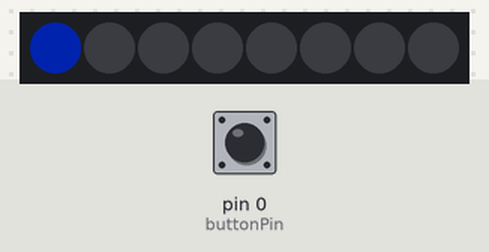
The sketch below on a simulated Arduino Uno, built with avr-gcc and run on an emulated ATmega328P. Parts: 8 RGB LEDs in strip order, left to right. The test bench sets the inputs (shaded band); at power-on: pin 0 (buttonPin) HIGH. Dim RGB values are drawn brighter than linear.

Above: at 1.2 s.
1.3 s: pin 0 (buttonPin) pulled LOW for 0.15 s
At 2.5 s:
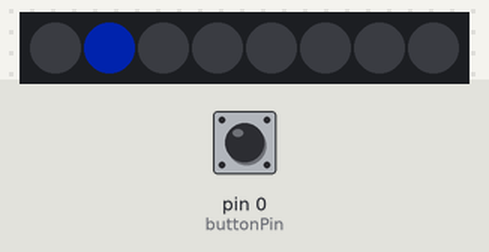
2.9 s: pin 0 (buttonPin) pulled LOW for 1 s
At 3.9 s:
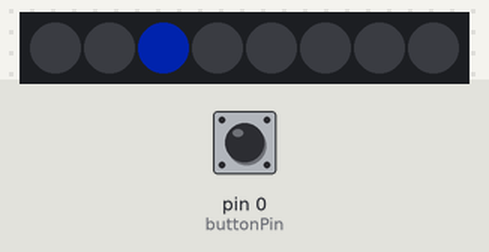
5.4 s: pin 0 (buttonPin) pulled LOW for 0.15 s
At 5.8 s:
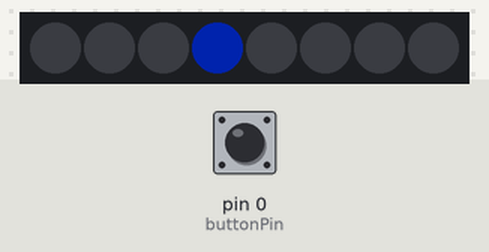
7.0 s: pin 0 (buttonPin) pulled LOW for 1 s
At 8.3 s:
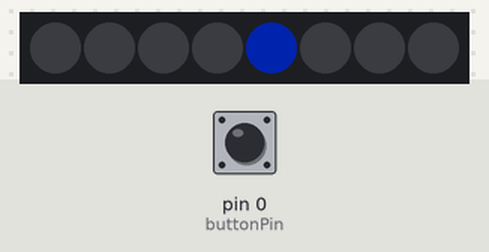
Timing chart, 0 to 10.0 s (numbered marks = the images above; inputs shaded):
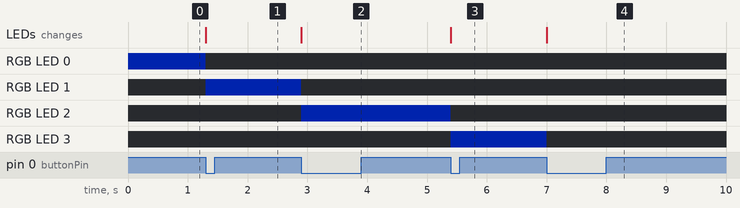

Measured:
- after the input at 1.3 s, RGB LED 0: RGB(0, 10, 50) → off at once; RGB LED 1: off → RGB(0, 10, 50) at once; the LEDs: change at once (image 1)
- after the input at 2.9 s, RGB LED 1: RGB(0, 10, 50) → off at once; RGB LED 2: off → RGB(0, 10, 50) at once; the LEDs: change at once (image 2)
- after the input at 5.4 s, RGB LED 2: RGB(0, 10, 50) → off at once; RGB LED 3: off → RGB(0, 10, 50) at once; the LEDs: change at once (image 3)
- after the input at 7.0 s, RGB LED 3: RGB(0, 10, 50) → off at once; the LEDs: change at once (image 4)

The sketch:

intermediateArduino.ino.ino
```cpp
#include <Adafruit_NeoPixel.h>
#ifdef __AVR__
  #include <avr/power.h>
#endif

//Define the pins for the LEDs and the button
int LEDPin = 2;
int buttonPin = 0;

//setup the variables for the program
bool buttonIsPressed = false;
int programMode = 0;

//Define the total number of modes
int totalNumberOfProgramModes = 5;

//Setup the neopixel strip
Adafruit_NeoPixel stick = Adafruit_NeoPixel(8, LEDPin, NEO_GRB + NEO_KHZ800);

void setup() {

  //setup the pins on the arduino
  pinMode(buttonPin, INPUT);

  //set the pull-up resistor for the button pin
  digitalWrite(buttonPin, HIGH);

  //Get the LED stick ready to use
  stick.begin();  //Initialize the stick
  stick.show();   //Call show to clear the LEDs


  //programMode starts out being equal to 0
  //Turn on the 1st LED. Remember to start counting from 0
  stick.setPixelColor(programMode, stick.Color(0, 10, 50));
  stick.show();

}

void loop() {

  //We start out every loop checking to see if the button is being pressed.
  //We don't want anything to happen if you hold the button downl; only if
  //you press the button, release it and then press it again.

  //Check to see if the button is pressed
  if (buttonIsPressed == false) {

    //If the button was not being pressed, check to see if it is being pressed now.
    //Remember that a value of LOW means the button is being pressed.
    if (digitalRead(buttonPin) == LOW) {

      //If the button is being pressed, immediately set the buttonIsPressed vaiable to 'true'
      buttonIsPressed = true;

      //Every time the button is pressed, increment the programMode by one
      programMode = programMode + 1;

      //If the current programMode value is greater than the value of the totalNumberOfProgramModes
      //reset it back to zero.

      if (programMode >= totalNumberOfProgramModes) {

        programMode = 0;

      }

      //Before we update the LEDs to show the correct mode
      //we have to clear all the LEDs out
      clearLEDStick();


      stick.setPixelColor(programMode, stick.Color(0, 10, 50));
      stick.show();
      delay(100);

    }

  } else {

      if (digitalRead(buttonPin) == HIGH) {

        buttonIsPressed = false;

      }

  }

  //If you want something different to happen for the differnt modes you can do something like this
  //Remember to uncomment out the following lines if you want to use them.
  //To uncomment them out, simply remove the '//' before each line.
//  switch(programMode) {
//    case: 0 {
//      mode0();
//      break;
//    case 1:
//      mode1();
//      break;
//    case 2:
//      mode2()
//      break;
//    case 3:
//      mode3();
//      break;
//    case 4:
//      mode4();
//      break;
//    }
//  }

}

void mode0() {

  //Do something for mode0
}

void mode1() {

  //Do something for mode1
}

void mode2() {

  //Do something for mode2
}

void mode3() {

  //Do something for mode3
}

void mode4() {

  //Do something for mode4
}

void clearLEDStick() {

  for (int i = 0; i < 8; i++) {

    stick.setPixelColor(i, stick.Color(0, 0, 0));

  }

  stick.show();

}
```
